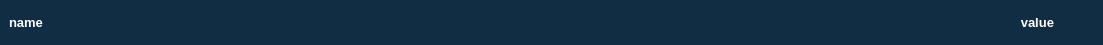
<?xml version="1.0" encoding="UTF-8"?>
<ui version="4.0">
 <class>debug_widget</class>
 <widget class="QWidget" name="debug_widget">
  <property name="geometry">
   <rect>
    <x>0</x>
    <y>0</y>
    <width>1103</width>
    <height>45</height>
   </rect>
  </property>
  <property name="sizePolicy">
   <sizepolicy hsizetype="Preferred" vsizetype="Maximum">
    <horstretch>0</horstretch>
    <verstretch>0</verstretch>
   </sizepolicy>
  </property>
  <property name="minimumSize">
   <size>
    <width>0</width>
    <height>45</height>
   </size>
  </property>
  <property name="maximumSize">
   <size>
    <width>16777215</width>
    <height>45</height>
   </size>
  </property>
  <property name="windowTitle">
   <string>Form</string>
  </property>
  <property name="styleSheet">
   <string notr="true">QWidget {
	background-color: #112d43;
	border: none;
}</string>
  </property>
  <layout class="QHBoxLayout" name="horizontalLayout">
   <property name="spacing">
    <number>0</number>
   </property>
   <property name="leftMargin">
    <number>0</number>
   </property>
   <property name="topMargin">
    <number>0</number>
   </property>
   <property name="rightMargin">
    <number>0</number>
   </property>
   <property name="bottomMargin">
    <number>0</number>
   </property>
   <item>
    <widget class="QFrame" name="frame">
     <property name="frameShape">
      <enum>QFrame::StyledPanel</enum>
     </property>
     <property name="frameShadow">
      <enum>QFrame::Raised</enum>
     </property>
     <layout class="QHBoxLayout" name="horizontalLayout_2">
      <property name="spacing">
       <number>9</number>
      </property>
      <property name="topMargin">
       <number>0</number>
      </property>
      <property name="bottomMargin">
       <number>0</number>
      </property>
      <item>
       <widget class="QLabel" name="label_name">
        <property name="font">
         <font>
          <family>MS Shell Dlg 2</family>
          <pointsize>10</pointsize>
          <weight>75</weight>
          <bold>true</bold>
         </font>
        </property>
        <property name="styleSheet">
         <string notr="true">color: rgb(255, 255, 255);</string>
        </property>
        <property name="text">
         <string>name</string>
        </property>
       </widget>
      </item>
      <item>
       <widget class="QLabel" name="label_value">
        <property name="font">
         <font>
          <family>MS Shell Dlg 2</family>
          <pointsize>10</pointsize>
          <weight>75</weight>
          <bold>true</bold>
         </font>
        </property>
        <property name="layoutDirection">
         <enum>Qt::RightToLeft</enum>
        </property>
        <property name="styleSheet">
         <string notr="true">color: rgb(255, 255, 255);</string>
        </property>
        <property name="text">
         <string>value</string>
        </property>
        <property name="alignment">
         <set>Qt::AlignRight|Qt::AlignTrailing|Qt::AlignVCenter</set>
        </property>
       </widget>
      </item>
      <item>
       <widget class="QToolButton" name="button_favorite">
        <property name="sizePolicy">
         <sizepolicy hsizetype="Maximum" vsizetype="Preferred">
          <horstretch>0</horstretch>
          <verstretch>0</verstretch>
         </sizepolicy>
        </property>
        <property name="text">
         <string/>
        </property>
        <property name="icon">
         <iconset resource="../icons/resources.qrc">
          <normaloff>:/icons/debug/star.svg</normaloff>
          <normalon>:/icons/debug/star_filled.svg</normalon>:/icons/debug/star.svg</iconset>
        </property>
        <property name="iconSize">
         <size>
          <width>28</width>
          <height>28</height>
         </size>
        </property>
        <property name="checkable">
         <bool>true</bool>
        </property>
        <property name="checked">
         <bool>false</bool>
        </property>
        <property name="autoRaise">
         <bool>false</bool>
        </property>
       </widget>
      </item>
     </layout>
    </widget>
   </item>
  </layout>
 </widget>
 <resources>
  <include location="../icons/resources.qrc"/>
 </resources>
 <connections/>
</ui>
